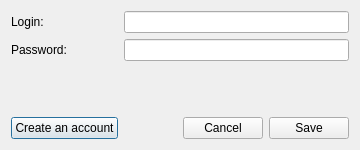
<ui version="4.0" >
 <class>frmNapiProjektConfig</class>
 <widget class="QDialog" name="frmNapiProjektConfig" >
  <property name="geometry" >
   <rect>
    <x>0</x>
    <y>0</y>
    <width>360</width>
    <height>150</height>
   </rect>
  </property>
  <property name="minimumSize" >
   <size>
    <width>330</width>
    <height>130</height>
   </size>
  </property>
  <property name="maximumSize" >
   <size>
    <width>450</width>
    <height>180</height>
   </size>
  </property>
  <property name="windowTitle" >
   <string>NapiProjekt - configuration</string>
  </property>
  <layout class="QGridLayout" >
   <item row="0" column="0" >
    <widget class="QLabel" name="lbNick" >
     <property name="text" >
      <string>Login:</string>
     </property>
    </widget>
   </item>
   <item row="0" column="1" colspan="3" >
    <widget class="QLineEdit" name="leNick" >
     <property name="text" >
      <string/>
     </property>
    </widget>
   </item>
   <item row="1" column="0" >
    <widget class="QLabel" name="lbPass" >
     <property name="text" >
      <string>Password:</string>
     </property>
    </widget>
   </item>
   <item row="1" column="1" colspan="3" >
    <widget class="QLineEdit" name="lePass" >
     <property name="text" >
      <string/>
     </property>
     <property name="echoMode" >
      <enum>QLineEdit::Password</enum>
     </property>
    </widget>
   </item>
   <item row="2" column="0" colspan="4" >
    <spacer>
     <property name="orientation" >
      <enum>Qt::Vertical</enum>
     </property>
     <property name="sizeHint" stdset="0" >
      <size>
       <width>318</width>
       <height>41</height>
      </size>
     </property>
    </spacer>
   </item>
   <item row="3" column="0" >
    <widget class="QPushButton" name="pbRegister" >
     <property name="text" >
      <string>Create an account</string>
     </property>
    </widget>
   </item>
   <item row="3" column="1" >
    <spacer>
     <property name="orientation" >
      <enum>Qt::Horizontal</enum>
     </property>
     <property name="sizeHint" stdset="0" >
      <size>
       <width>108</width>
       <height>20</height>
      </size>
     </property>
    </spacer>
   </item>
   <item row="3" column="2" >
    <widget class="QPushButton" name="pbCancel" >
     <property name="text" >
      <string>Cancel</string>
     </property>
    </widget>
   </item>
   <item row="3" column="3" >
    <widget class="QPushButton" name="pbSave" >
     <property name="text" >
      <string>Save</string>
     </property>
    </widget>
   </item>
  </layout>
 </widget>
 <resources>
  <include location="../../res/resources.qrc" />
 </resources>
 <connections>
  <connection>
   <sender>pbCancel</sender>
   <signal>clicked()</signal>
   <receiver>frmNapiProjektConfig</receiver>
   <slot>reject()</slot>
   <hints>
    <hint type="sourcelabel" >
     <x>236</x>
     <y>101</y>
    </hint>
    <hint type="destinationlabel" >
     <x>164</x>
     <y>59</y>
    </hint>
   </hints>
  </connection>
  <connection>
   <sender>pbSave</sender>
   <signal>clicked()</signal>
   <receiver>frmNapiProjektConfig</receiver>
   <slot>accept()</slot>
   <hints>
    <hint type="sourcelabel" >
     <x>300</x>
     <y>101</y>
    </hint>
    <hint type="destinationlabel" >
     <x>164</x>
     <y>59</y>
    </hint>
   </hints>
  </connection>
  <connection>
   <sender>leNick</sender>
   <signal>returnPressed()</signal>
   <receiver>frmNapiProjektConfig</receiver>
   <slot>accept()</slot>
   <hints>
    <hint type="sourcelabel" >
     <x>220</x>
     <y>18</y>
    </hint>
    <hint type="destinationlabel" >
     <x>164</x>
     <y>59</y>
    </hint>
   </hints>
  </connection>
  <connection>
   <sender>lePass</sender>
   <signal>returnPressed()</signal>
   <receiver>frmNapiProjektConfig</receiver>
   <slot>accept()</slot>
   <hints>
    <hint type="sourcelabel" >
     <x>220</x>
     <y>51</y>
    </hint>
    <hint type="destinationlabel" >
     <x>164</x>
     <y>59</y>
    </hint>
   </hints>
  </connection>
 </connections>
</ui>
